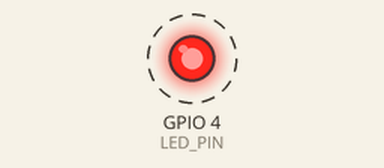
The sketch below on a simulated ESP32. On the bench: output pins drawn as LEDs (lit = HIGH). Dashed ring = blinking.

Above: at 0.5 s.
Timing chart, 0 to 4.6 s (numbered marks = the images above):
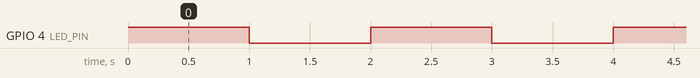

The sketch:

sketch.ino
```cpp
#define LED_PIN 4 // Define el pin donde está conectado el LED

void setup() {
  // put your setup code here, to run once:
  Serial.begin(115200);
  pinMode(LED_PIN, OUTPUT);
}

void loop() {
  digitalWrite(LED_PIN, HIGH);   // turn the LED on (HIGH is the voltage level)
  delay(1000);                       // wait for a second
  digitalWrite(LED_PIN, LOW);    // turn the LED off by making the voltage LOW
  delay(1000);
}
```

Measured:
- by itself, GPIO 4 (LED_PIN): alternates HIGH for 1.0 s and LOW for 1.0 s
